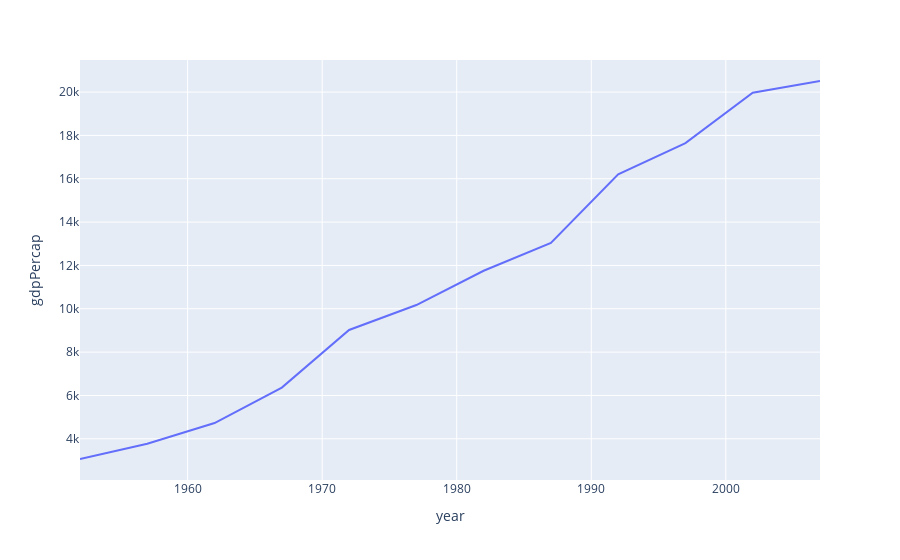

The code cell stored with this chart in its notebook:
### Markdown cell above
### Grafico line

### Code cell
import plotly.express as px

#Carregamento Data
df = px.data.gapminder().query("country == 'Portugal'")
#Criação do gráfico
fig = px.line(df, x='year', y='gdpPercap',title="Evolução Populacional por ano")
fig.show()

### Figure 1 — Plotly figure (JSON) as saved in the notebook; plotly's stock layout.template omitted (floating-point values rounded to 4 significant figures)
{"data": [{"hovertemplate": "year=%{x}<br>gdpPercap=%{y}<extra></extra>", "legendgroup": "", "line": {"color": "#636efa", "dash": "solid"}, "marker": {"symbol": "circle"}, "mode": "lines", "name": "", "orientation": "v", "showlegend": false, "type": "scatter", "x": [1952, 1957, 1962, 1967, 1972, 1977, 1982, 1987, 1992, 1997, 2002, 2007], "xaxis": "x", "y": [3068.0, 3775.0, 4728.0, 6362.0, 9022.0, 10170.0, 11750.0, 13040.0, 16210.0, 17640.0, 19970.0, 20510.0], "yaxis": "y"}], "layout": {"legend": {"tracegroupgap": 0}, "margin": {"t": 60}, "xaxis": {"anchor": "y", "domain": [0, 1], "title": {"text": "year"}}, "yaxis": {"anchor": "x", "domain": [0, 1], "title": {"text": "gdpPercap"}}}}
